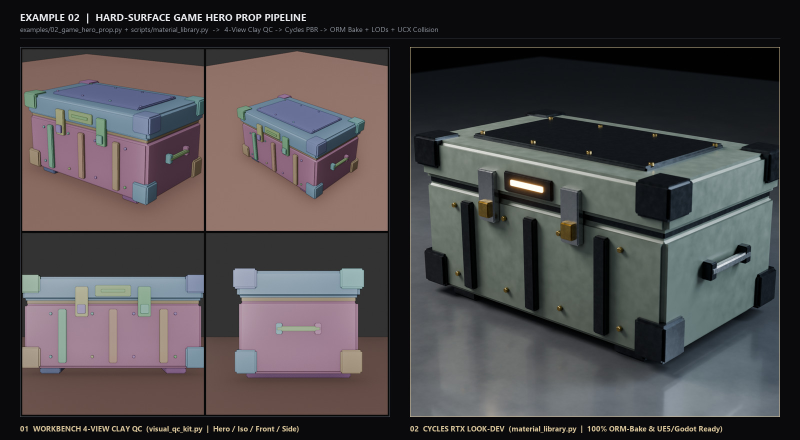
#> input picture assets/example_02_game_prop_qc.jpg, 1600 x 880 px (shown at 1/2 size)
$ python delivery_audit.py --input ../assets/example_02_game_prop_qc.jpg
#> lines starting #> are read from the running program, lines starting #| are printed output that depends on the picture
"""Final delivery auditor for rendered stills (PNG/JPG) and encoded videos (MP4/MOV).

Runs outside Blender using standard Python (+ optional Pillow/NumPy + FFmpeg/ffprobe for video):
  - Still mode: verifies dimensions, file integrity, luminance percentiles, and clipping %.
  - Video mode: runs ffprobe metadata check, optional adjacent-frame MAD continuity scan (detecting
    stale-frame pops or resume seams), and optional contact-sheet extraction using FFmpeg 8+ `-fps_mode vfr`.
"""

import argparse
import json
import os
import shutil
import subprocess
import sys
import tempfile
from typing import Any, Dict, List


def audit_still(image_path: str) -> Dict[str, Any]:
#> called with image_path = '../assets/example_02_game_prop_qc.jpg'
    path = os.path.abspath(image_path)
    if not os.path.isfile(path):
        raise FileNotFoundError(f"Still image not found: {path}")

    size_bytes = os.path.getsize(path)
    report: Dict[str, Any] = {"type": "still", "path": path, "size_bytes": size_bytes}

    try:
        from PIL import Image
        import numpy as np

        with Image.open(path) as im:
#> im is the input picture: PIL image 1600x880 RGB; mean R, G, B 73.7, 70.4, 71.7
            rgb = im.convert("RGB")
            w, h = rgb.size
#> w = 1600; h = 880
            arr = np.asarray(rgb, dtype=np.float32) / 255.0
            luma = 0.2126 * arr[:, :, 0] + 0.7152 * arr[:, :, 1] + 0.0722 * arr[:, :, 2]
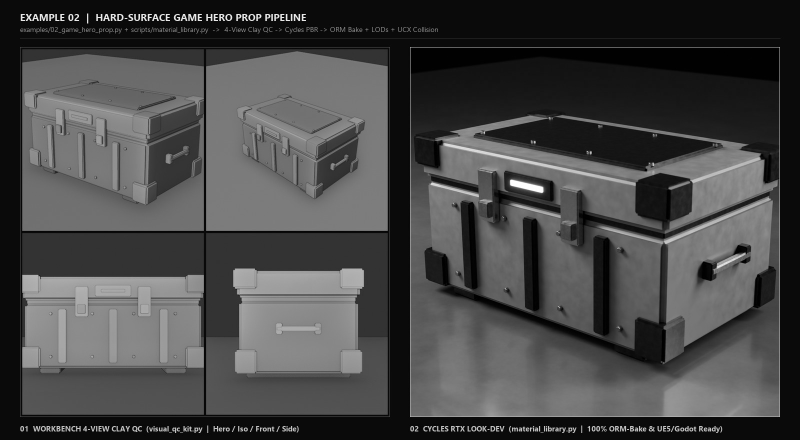
#> luma: shape (880, 1600) float32 (shown at 1/2 size); min 0, max 1, mean 0.279
            report.update(
                {
                    "width": w,
                    "height": h,
                    "luma_mean": round(float(luma.mean()), 4),
                    "p01": round(float(np.percentile(luma, 1)), 4),
                    "p50": round(float(np.percentile(luma, 50)), 4),
                    "p99": round(float(np.percentile(luma, 99)), 4),
                    "clipped_white_pct": round(float(np.mean(luma >= 0.99) * 100.0), 2),
                    "crushed_black_pct": round(float(np.mean(luma <= 0.01) * 100.0), 2),
                }
            )
    except ImportError:
        report["note"] = "Pillow/NumPy not installed; pixel stats skipped."

    return report


# [149 lines left out: functions _run_ffprobe, _scan_video_mad, _extract_storyboard, audit_video, not called in this run]


def main() -> None:
    parser = argparse.ArgumentParser(prog="delivery_audit.py", description="Audit rendered stills or final MP4 deliverables.")
    parser.add_argument("--input", required=True, help="Path to rendered PNG/JPG still or MP4/MOV video.")
    parser.add_argument("--mad", action="store_true", help="Run adjacent-frame MAD continuity scan on video.")
    parser.add_argument("--mad-threshold", type=float, default=18.0, help="MAD spike reporting threshold (default: 18.0).")
    parser.add_argument("--storyboard", default="", help="Optional output PNG/JPG path to extract video contact sheet.")
    parser.add_argument("--json-out", default="", help="Optional path to save audit JSON.")
    args = parser.parse_args()

    ext = os.path.splitext(args.input)[1].lower()
    if ext in (".png", ".jpg", ".jpeg", ".tif", ".tiff", ".exr"):
        report = audit_still(args.input)
#> report = 11 items
    else:
        report = audit_video(args.input, run_mad=args.mad, mad_threshold=args.mad_threshold, storyboard_out=args.storyboard)

    print(json.dumps(report, indent=2), flush=True)
#| {
#|   "type": "still",
#|   "path": "assets/example_02_game_prop_qc.jpg",
#|   "size_bytes": 234100,
#|   "width": 1600,
#|   "height": 880,
#|   "luma_mean": 0.2792,
#|   "p01": 0.0039,
#|   "p50": 0.2998,
#|   "p99": 0.7098,
#|   "clipped_white_pct": 0.04,
#|   "crushed_black_pct": 2.65
#> (further printed lines are left out)
    if args.json_out:
        out_abs = os.path.abspath(args.json_out)
        os.makedirs(os.path.dirname(out_abs), exist_ok=True)
        with open(out_abs, "w", encoding="utf-8") as fh:
            json.dump(report, fh, indent=2)


if __name__ == "__main__":
    main()

$ run again, on assets/chiba_clay_vs_cycles_split.jpg
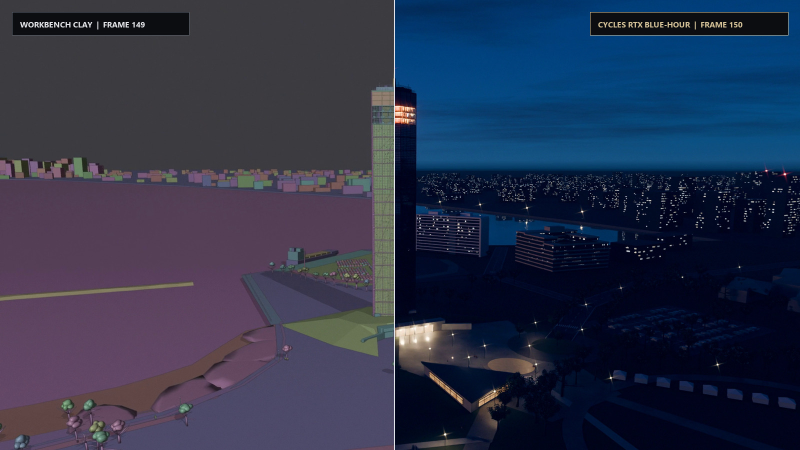
#> input picture assets/chiba_clay_vs_cycles_split.jpg, 1600 x 900 px (shown at 1/2 size)
#> in audit_still, im is the input picture: PIL image 1600x900 RGB; mean R, G, B 42.8, 50.2, 74
#> in audit_still, `luma = 0.2126 * arr[:, :, 0] + 0.7152 * arr[:, :, 1] + 0.0722 * arr[:,..`:
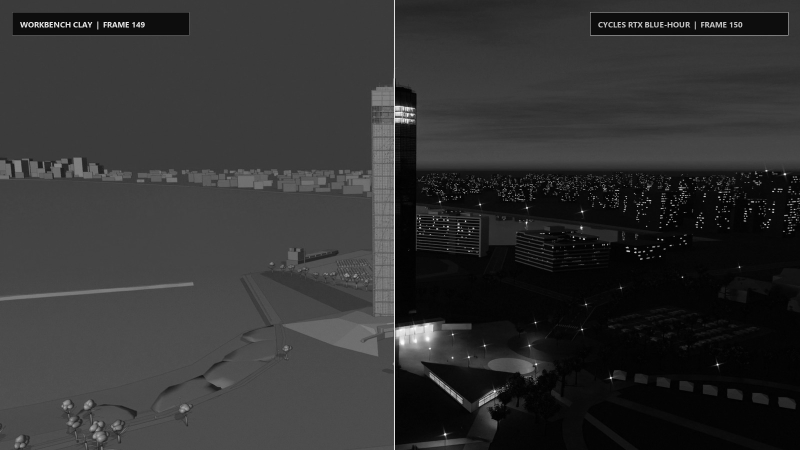
#> luma: shape (900, 1600) float32 (shown at 1/2 size); min 0.00113, max 1, mean 0.197
#> report = 11 items
#| {
#|   "type": "still",
#|   "path": "assets/chiba_clay_vs_cycles_split.jpg",
#|   "size_bytes": 256963,
#|   "width": 1600,
#|   "height": 900,
#> (further printed lines are left out)
